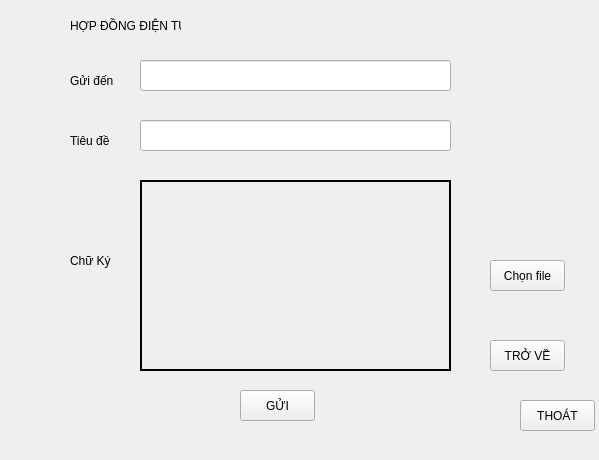
<?xml version="1.0" encoding="UTF-8"?>
<ui version="4.0">
 <class>ChuKyWin</class>
 <widget class="QMainWindow" name="ChuKyWin">
  <property name="geometry">
   <rect>
    <x>0</x>
    <y>0</y>
    <width>599</width>
    <height>460</height>
   </rect>
  </property>
  <property name="windowTitle">
   <string>MainWindow</string>
  </property>
  <widget class="QWidget" name="centralwidget">
   <widget class="QPushButton" name="pushButton_back">
    <property name="geometry">
     <rect>
      <x>490</x>
      <y>340</y>
      <width>75</width>
      <height>31</height>
     </rect>
    </property>
    <property name="text">
     <string>TRỞ VỀ</string>
    </property>
   </widget>
   <widget class="QLabel" name="label_ChuKy">
    <property name="geometry">
     <rect>
      <x>140</x>
      <y>180</y>
      <width>311</width>
      <height>191</height>
     </rect>
    </property>
    <property name="frameShape">
     <enum>QFrame::Box</enum>
    </property>
    <property name="lineWidth">
     <number>2</number>
    </property>
    <property name="text">
     <string/>
    </property>
    <property name="scaledContents">
     <bool>true</bool>
    </property>
   </widget>
   <widget class="QLineEdit" name="Text_2">
    <property name="geometry">
     <rect>
      <x>140</x>
      <y>120</y>
      <width>311</width>
      <height>31</height>
     </rect>
    </property>
   </widget>
   <widget class="QPushButton" name="pushButton_gui">
    <property name="geometry">
     <rect>
      <x>240</x>
      <y>390</y>
      <width>75</width>
      <height>31</height>
     </rect>
    </property>
    <property name="text">
     <string>GỬI</string>
    </property>
   </widget>
   <widget class="QLabel" name="label_3">
    <property name="geometry">
     <rect>
      <x>70</x>
      <y>130</y>
      <width>51</width>
      <height>21</height>
     </rect>
    </property>
    <property name="text">
     <string>Tiêu đề</string>
    </property>
   </widget>
   <widget class="QLineEdit" name="Text">
    <property name="geometry">
     <rect>
      <x>140</x>
      <y>60</y>
      <width>311</width>
      <height>31</height>
     </rect>
    </property>
   </widget>
   <widget class="QLabel" name="label">
    <property name="geometry">
     <rect>
      <x>70</x>
      <y>10</y>
      <width>111</width>
      <height>31</height>
     </rect>
    </property>
    <property name="text">
     <string>HỢP ĐỒNG ĐIỆN TỬ</string>
    </property>
   </widget>
   <widget class="QLabel" name="label_2">
    <property name="geometry">
     <rect>
      <x>70</x>
      <y>70</y>
      <width>51</width>
      <height>21</height>
     </rect>
    </property>
    <property name="text">
     <string>Gửi đến</string>
    </property>
   </widget>
   <widget class="QLabel" name="label_4">
    <property name="geometry">
     <rect>
      <x>70</x>
      <y>250</y>
      <width>41</width>
      <height>21</height>
     </rect>
    </property>
    <property name="text">
     <string>Chữ Ký</string>
    </property>
   </widget>
   <widget class="QLabel" name="label_5">
    <property name="geometry">
     <rect>
      <x>10</x>
      <y>10</y>
      <width>47</width>
      <height>31</height>
     </rect>
    </property>
    <property name="text">
     <string/>
    </property>
    <property name="pixmap">
     <pixmap>image/HYde (1).png</pixmap>
    </property>
    <property name="scaledContents">
     <bool>true</bool>
    </property>
   </widget>
   <widget class="QPushButton" name="pushButton_back_2">
    <property name="geometry">
     <rect>
      <x>520</x>
      <y>400</y>
      <width>75</width>
      <height>31</height>
     </rect>
    </property>
    <property name="text">
     <string>THOÁT</string>
    </property>
   </widget>
   <widget class="QPushButton" name="pushButton_file">
    <property name="geometry">
     <rect>
      <x>490</x>
      <y>260</y>
      <width>75</width>
      <height>31</height>
     </rect>
    </property>
    <property name="text">
     <string>Chọn file</string>
    </property>
   </widget>
  </widget>
  <widget class="QMenuBar" name="menubar">
   <property name="geometry">
    <rect>
     <x>0</x>
     <y>0</y>
     <width>599</width>
     <height>21</height>
    </rect>
   </property>
  </widget>
 </widget>
 <resources/>
 <connections/>
</ui>
